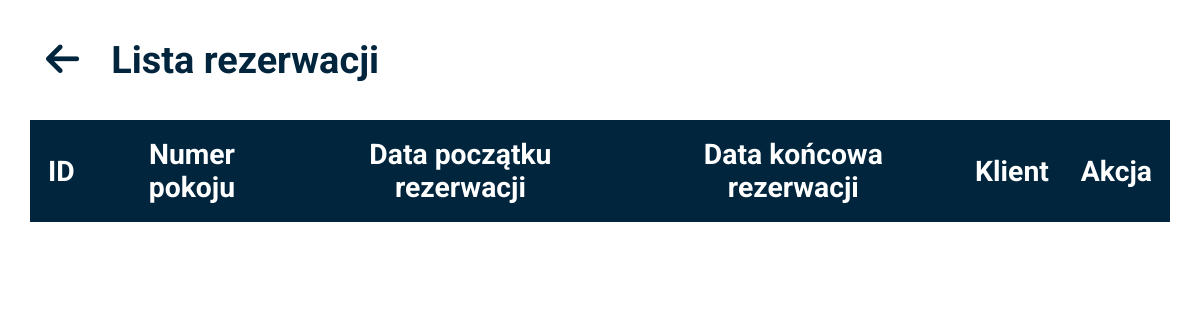
/reservations/, run on an earlier commit of the app's database.
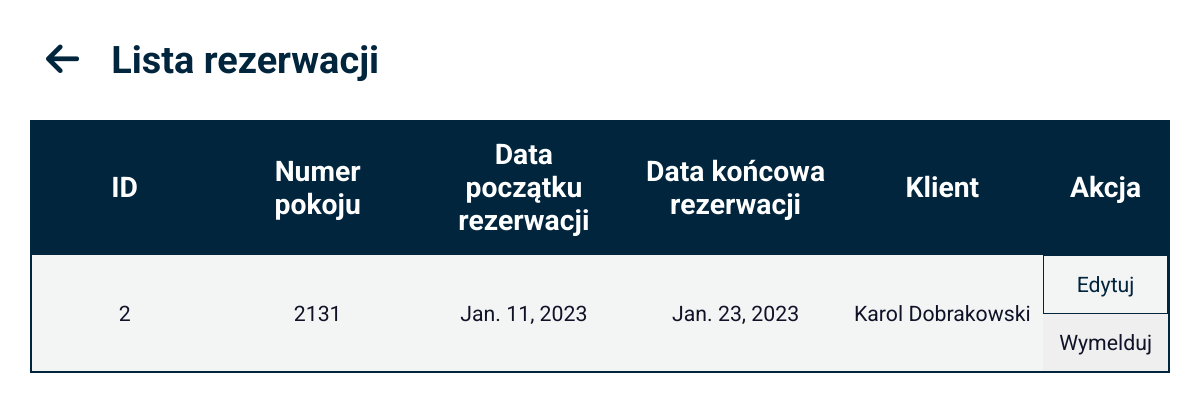
And on a later commit of the database.
### myapp/models.py (models this page shows, shortened)
class Reservation(models.Model):
    dateFrom = models.DateField()
    dataTo = models.DateField()
    room = models.ForeignKey(Room,on_delete=models.CASCADE)
    client = models.ForeignKey(Client, on_delete=models.CASCADE)

class Room(models.Model):
    price = models.FloatField()
    occupied = models.BooleanField()
    number = models.IntegerField()

class Client(models.Model):
    first_name = models.CharField(max_length=50)
    last_name = models.CharField(max_length=100)
    birth_date = models.DateField()
    phone_number = models.IntegerField()

### myapp/views.py (the view)
# urls.py: path('reservations/', views.reservations_index, name='reservations'),
def reservations_index(request):
    context = { "reservations": Reservation.objects.all()}
    return render(request,"myapp/reservations.html",context)

### myapp/templates/myapp/reservations.html (shortened to what this page needs)
{% extends "myapp/base.html" %}  {% block content %}
<div class="actionbar actionbar--left">
  <a href="/"><i class="fas fa-arrow-left greenIcon"></i></a>
  <h1 class="actionbar--header">Lista rezerwacji</h1>
</div>
<div class="content">
  <table class="table">
    <tr class="table--row">
      <th class="table--header">ID</th>
      <th class="table--header">Numer pokoju</th>
      <th class="table--header">Data początku rezerwacji</th>
      <th class="table--header">Data końcowa rezerwacji</th>
      <th class="table--header">Klient</th>
      <th class="table--header">Akcja</th>
    </tr>
    {% for reservation in reservations %}
    <tr class="table--row">
      <td class="table--data">{{reservation.id}}</td>
      <td class="table--data">{{reservation.room.number}}</td>
      <td class="table--data">{{reservation.dateFrom}}</td>
      <td class="table--data">{{reservation.dataTo}}</td>
      <td class="table--data">
        {{reservation.client.first_name}} {{reservation.client.last_name}}
      </td>
      <td class="table--data">
        <a class="form__btn form__btn--zeroMargin" href="{% url 'editReservation' reservation.id %}">Edytuj</a>
        <form class="form form--width100 form__btn--zeroMargin"
              action="{% url 'deleteReservation' reservation.id %}"
              method="POST">
          <form class="form" style="width: auto;" action="{% url 'checkOut' reservation.room.number %}"
                  method="POST">
                <button class="btn btn--green" type="submit">Wymelduj</button>
            </form>
        </form>
      </td>
    </tr>
    {% endfor %}
  </table>
</div>
{% endblock %}

What changed in the data, as far as the page shows it:
added Reservation: id "2", room.number "2131", dateFrom "Jan. 11, 2023", dataTo "Jan. 23, 2023", client.first_name "Karol", client.last_name "Dobrakowski"
